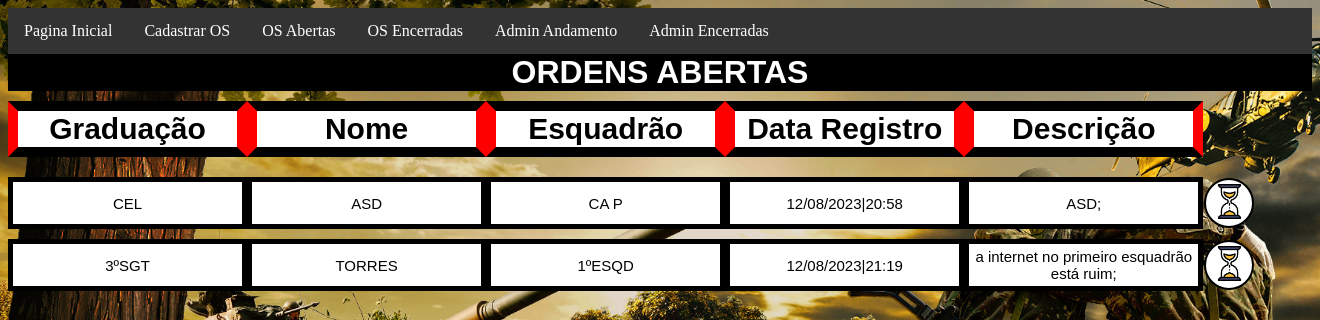
The app's page /SistemaOS/listarOSandamentolivre.php with its own data.
### tables this page shows
CREATE TABLE `os` (
  `id_os` int(11) NOT NULL,
  `graduacao` varchar(50) NOT NULL,
  `nome` varchar(50) NOT NULL,
  `esquadrao` varchar(10) NOT NULL,
  `data_reg` varchar(20) NOT NULL,
  `descricao` varchar(500) NOT NULL,
  `fechada` varchar(3) NOT NULL,
  `diagnostico` varchar(200) NOT NULL
);

### SistemaOS/listarOSandamentolivre.php (the view, shortened to what this page needs)
<!doctype html>
<html>
<head>
        <?php
        include "header.php";
        ?>
    <h1> ORDENS ABERTAS</h1>
</head>
<body>
    <?php
    $pesquisa = $_POST['busca'] ?? '';
    include "conexao.php";
    $sql = "SELECT * FROM os WHERE nome LIKE '%$pesquisa%'";
    $dados = mysqli_query($conn, $sql);
    ?>
    <table class="tabela">
        <tr>
            <th>Graduação</th>
            <th>Nome</th>
            <th>Esquadrão</th>
            <th>Data Registro</th>
            <th>Descrição</th>
        </tr>
        <tr>
            <?php
    while($linha = mysqli_fetch_assoc($dados)  ) {
        $fechada = $linha['fechada'];
        $graduacao = $linha['graduacao'];
        $nome = $linha['nome'];
        $esquadrao = $linha['esquadrao'];
        $data_reg = $linha['data_reg'];
        $descricao = $linha['descricao'];
        $imageespera = '<img class="icones" src="imagens/espera.png" />';
        if($fechada == "não"){
        echo "      <tr>
                  <td class='tdmostra' <p align='center'>$graduacao</td>
                  <td  class='tdmostra'<p align='center'>$nome</td>
                  <td  class='tdmostra'<p align='center'>$esquadrao</td>
                  <td  class='tdmostra'<p align='center'>$data_reg</td>
                  <td  class='tdmostra' <p align='center'>$descricao;</td>
                  <td class='tdoculto'> <button class='iconesbnt' <p align='center'> $imageespera</button></td>
                    </tr>"
        ;}
    ;}
    ?>
        </tr>
    </table>
</body>
</html>

### SistemaOS/estilo.php (style rules this page uses)
body { background-image: url('imagens/fundopagina.jpg'); background-repeat: no-repeat; background-attachment: fixed; background-size: cover; }
.icones { width: 35px; height: 35px; }
.iconesbnt { width: 50px; height: 50px; border-radius: 100%; background-color: #FFFFFF; border: 2px solid #000000; }
h1 { display: flex; margin: auto; flex-direction: column; justify-content: center; text-align: center; background-color: #000000; font-family: Arial, Helvetica, sans-serif; color: #FFFFFF; align-self: center; }
.tabela { margin: auto; border-spacing: 0 10px; table-layout: fixed; width:110%; }
th { font-family: Arial, Helvetica, sans-serif; font-size: 30px; background-color: #FFFFFF; border-top: 10px solid #000000; border-right: 10px solid #ff0000; border-bottom: 10px solid #000000; border-left: 10px solid #ff0000; table-layout: fixed; margin-left: auto; margin-right: auto; }
.tdmostra { font-family: Arial, Helvetica, sans-serif; background-color: #FFFFFF; font-size: 15px; border-top: 5px solid #000000; border-right: 5px solid #000000 ; border-bottom: 5px solid #000000; border-left: 5px solid #000000; word-wrap: break-word; overflow-wrap: break-word; }
tr { border-spacing: 10px; }

### records on screen
os: graduacao "CEL", nome "ASD", esquadrao "CA P", data_reg "12/08/2023|20:58", descricao "ASD"
os: graduacao "3ºSGT", nome "TORRES", esquadrao "1ºESQD", data_reg "12/08/2023|21:19", descricao "a internet no primeiro esquadrão está ruim"
